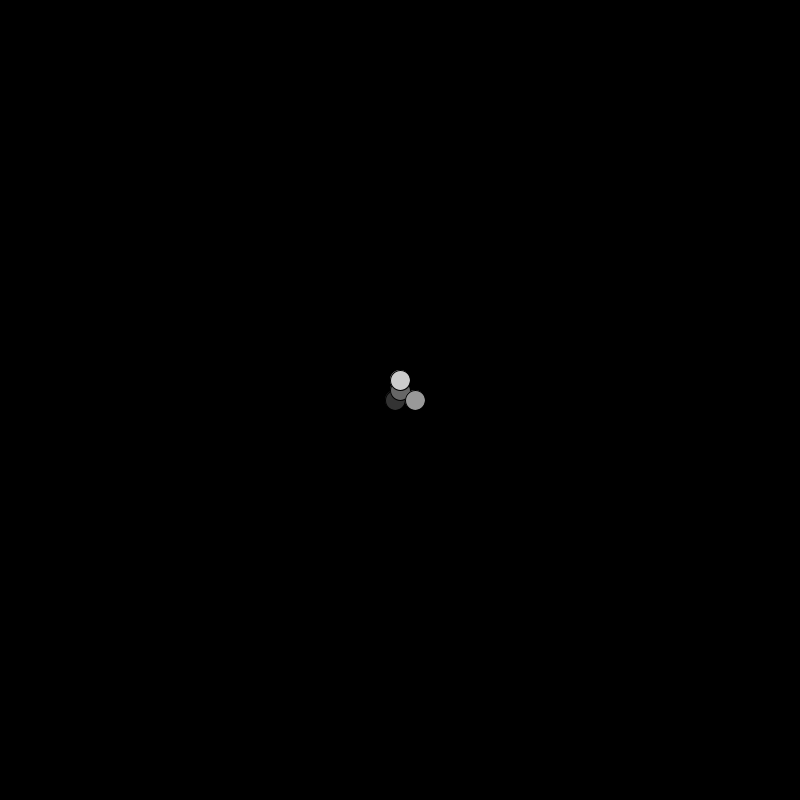
Frame 1 (no input)
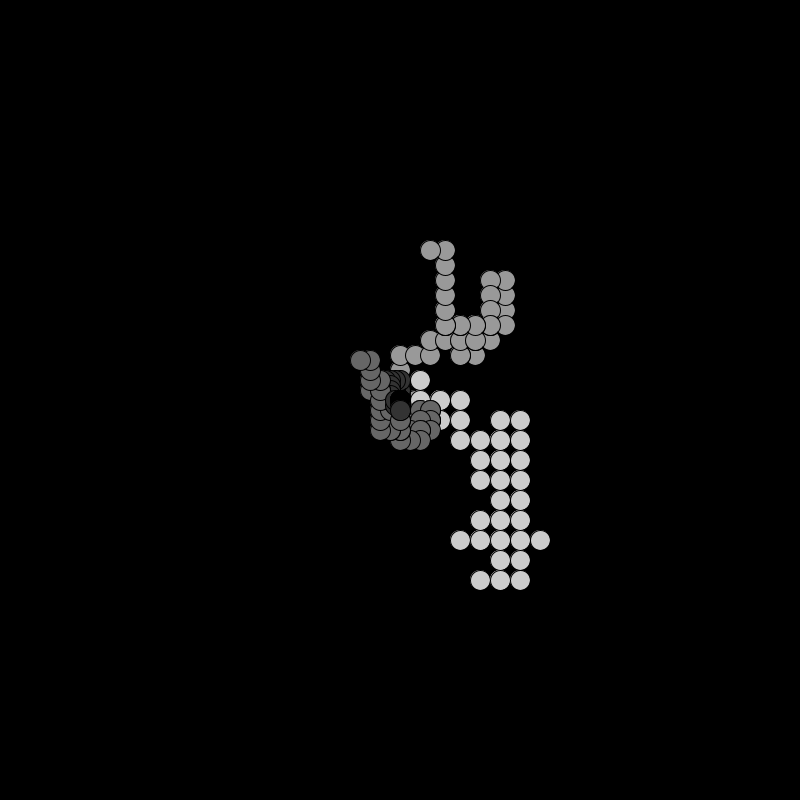
Frame 60 (the mouse pressed at the canvas centre just before this capture)
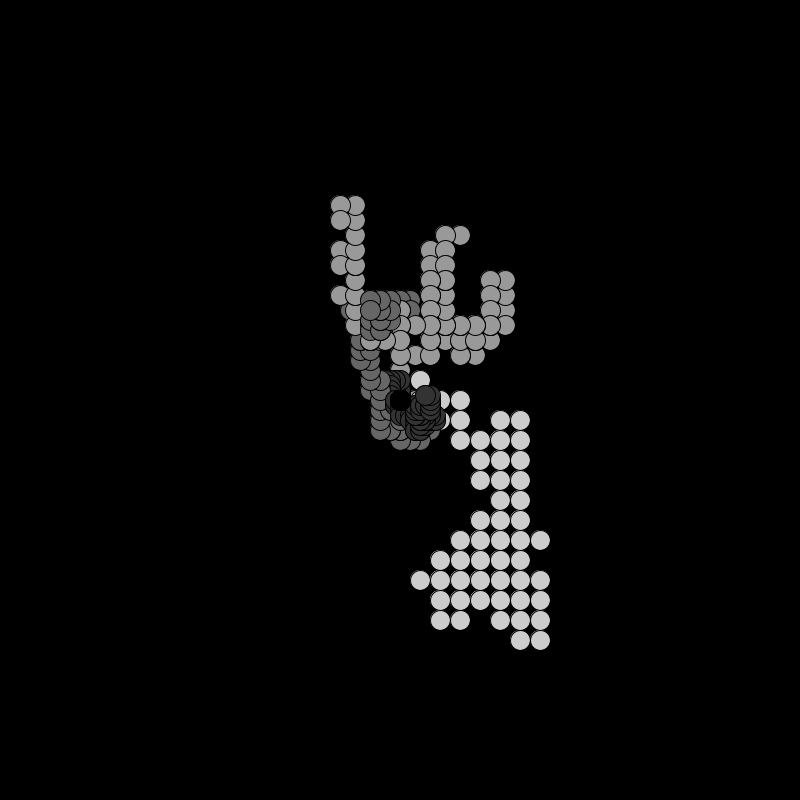
Frame 120 (the mouse held since frame 60 and released just before this capture)

The Processing sketch that drew these frames (run headless with seeded random() and noise(); from frame 60 on, the mouse is pressed at the canvas centre):

// Processing sketch: Random_Walker_Bryan_Clarify
// ── Random_Walker_Bryan_Clarify.pde
final int NUM_WALKERS = 5; //cannot change, constant int //5 is th NUMBER OF WALKERS BEING MADE
float[] x= new float[NUM_WALKERS];
float[] y= new float[NUM_WALKERS];

void setup() {
  background(0);
  size(800, 800);
  for (int i=0; i<NUM_WALKERS; i++) {
    x[i]= width/2;
    y[i] = height/2;
  }
}
// random walker example using ARRAYS
void draw() {
  for (int i=0; i<NUM_WALKERS; i++) {
    int r = int(random(4)); //random needs to be casted as int not float
    switch (r){ // switch statement to use random numbers to move
     case 0:
     x[i] += 5*i;
      break;
     case 1:
     x[i] -= 5*i;
     break;
     case 2:
       y[i] += 5*i;
     break;
     case 3:
       y[i] -= 5*i;
    }
    fill(map(i,0,5,0,255));
    ellipse(x[i],y[i],20,20); // drawing 5 walkers as there are 5 numbers in the array and a ellipse is beinhg drawn for each one 
    
  }
}
